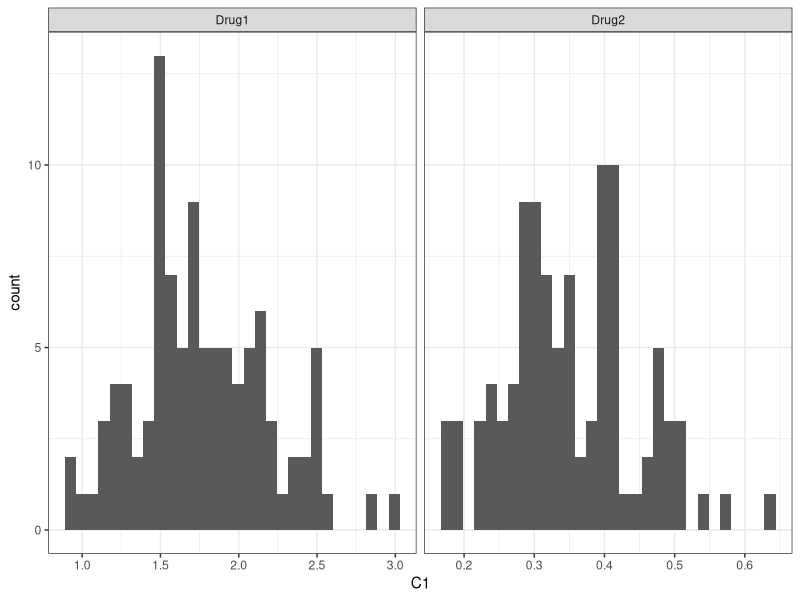
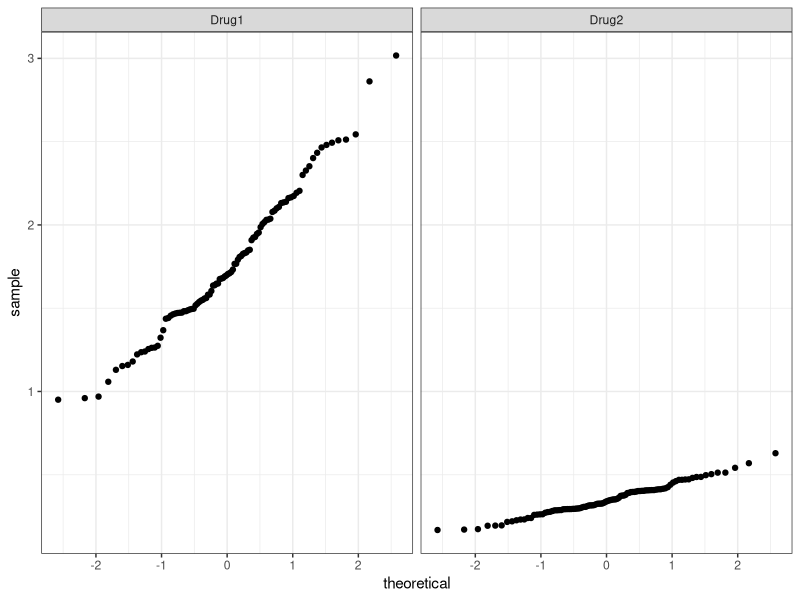

Source code (R) for these figures, in order:
## ---- chunk 1
knitr::opts_chunk$set(echo = TRUE)
library(tidyverse)
## ---- chunk 2
drug1 <- read.csv("Drug_1_sample.csv")
drug2 <- read.csv("Drug_2_sample.csv")
## ---- chunk 3
ggplot(NULL, aes(x = C1)) +
  geom_histogram(data = drug1) +
  geom_histogram(data = drug2) +
  facet_grid(~Drug, scales = "free") +
  theme_bw()

ggplot(NULL, aes(sample = C1)) +
  geom_qq(data = drug1) +
  geom_qq(data = drug2) +
  facet_grid(~Drug, scales = "free") +
  theme_bw()
